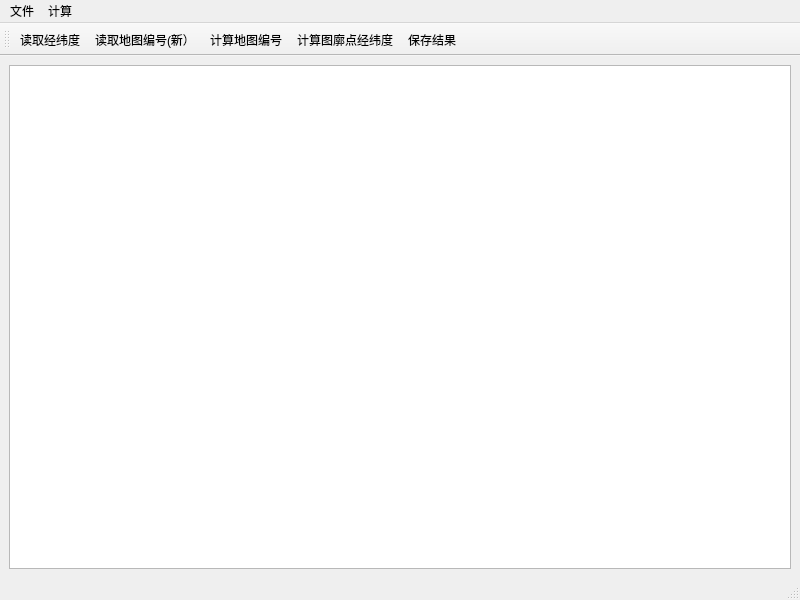
<?xml version="1.0" encoding="UTF-8"?>
<ui version="4.0">
 <class>MainWindow</class>
 <widget class="QMainWindow" name="MainWindow">
  <property name="geometry">
   <rect>
    <x>0</x>
    <y>0</y>
    <width>800</width>
    <height>600</height>
   </rect>
  </property>
  <property name="windowTitle">
   <string>MainWindow</string>
  </property>
  <widget class="QWidget" name="centralwidget">
   <layout class="QVBoxLayout" name="verticalLayout">
    <item>
     <widget class="QTextBrowser" name="textBrowser"/>
    </item>
   </layout>
  </widget>
  <widget class="QMenuBar" name="menubar">
   <property name="geometry">
    <rect>
     <x>0</x>
     <y>0</y>
     <width>800</width>
     <height>33</height>
    </rect>
   </property>
   <widget class="QMenu" name="menu">
    <property name="title">
     <string>文件</string>
    </property>
    <addaction name="actionopenbl"/>
    <addaction name="actionopencode"/>
    <addaction name="actionsave"/>
   </widget>
   <widget class="QMenu" name="menu_2">
    <property name="title">
     <string>计算</string>
    </property>
    <addaction name="actionencode"/>
    <addaction name="actiondecode"/>
   </widget>
   <addaction name="menu"/>
   <addaction name="menu_2"/>
  </widget>
  <widget class="QStatusBar" name="statusbar"/>
  <widget class="QToolBar" name="toolBar">
   <property name="windowTitle">
    <string>toolBar</string>
   </property>
   <attribute name="toolBarArea">
    <enum>TopToolBarArea</enum>
   </attribute>
   <attribute name="toolBarBreak">
    <bool>false</bool>
   </attribute>
   <addaction name="actionopenbl"/>
   <addaction name="actionopencode"/>
   <addaction name="actionencode"/>
   <addaction name="actiondecode"/>
   <addaction name="actionsave"/>
  </widget>
  <action name="actionopenbl">
   <property name="text">
    <string>读取经纬度</string>
   </property>
  </action>
  <action name="actionopencode">
   <property name="text">
    <string>读取地图编号(新）</string>
   </property>
  </action>
  <action name="actionsave">
   <property name="text">
    <string>保存结果</string>
   </property>
  </action>
  <action name="actionencode">
   <property name="text">
    <string>计算地图编号</string>
   </property>
  </action>
  <action name="actiondecode">
   <property name="text">
    <string>计算图廓点经纬度</string>
   </property>
  </action>
 </widget>
 <resources/>
 <connections/>
</ui>
